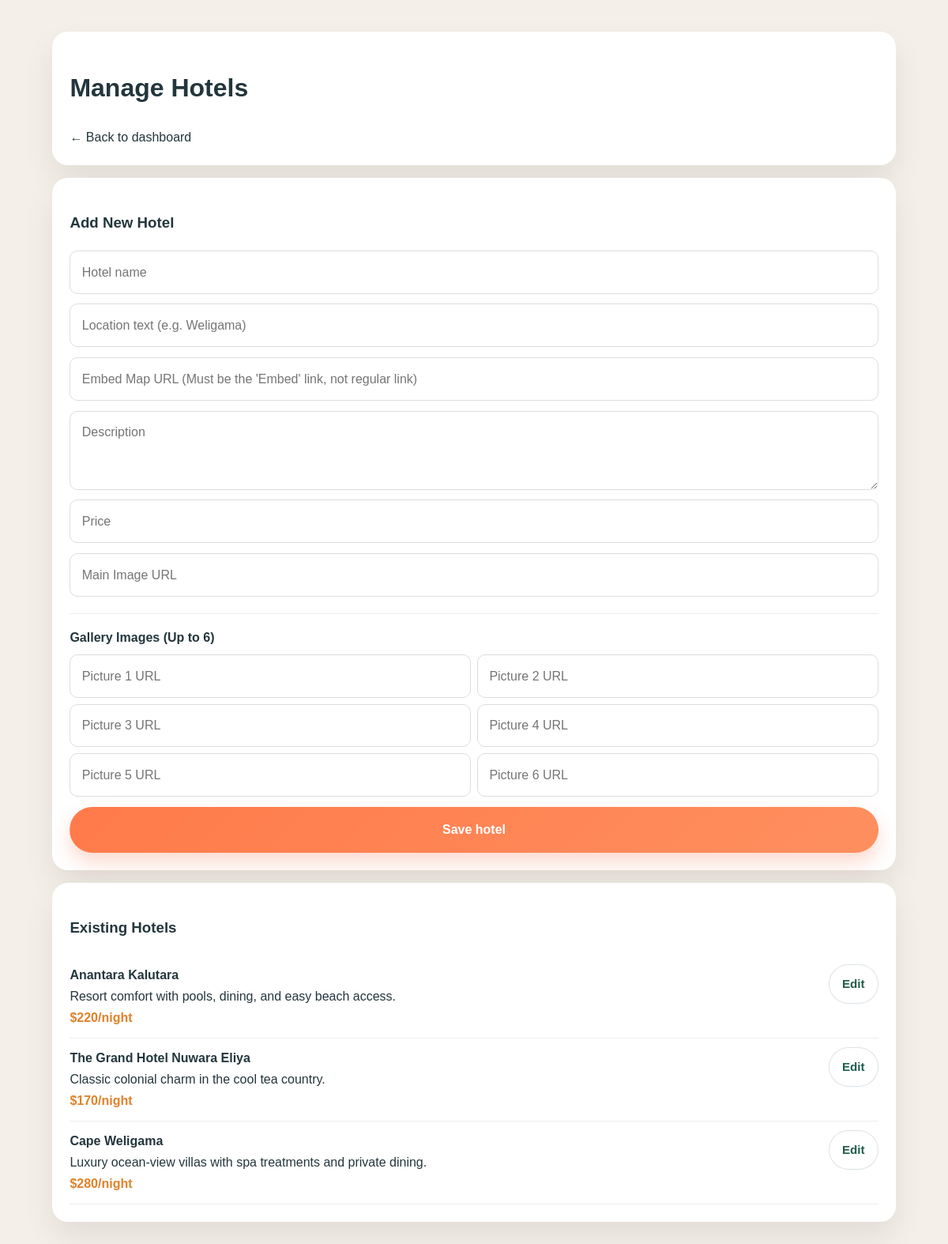
The page /admin/manage_hotels.php (signed in) on the database its author committed.
### tables this page shows
CREATE TABLE IF NOT EXISTS hotels (
  id INT AUTO_INCREMENT PRIMARY KEY,
  name VARCHAR(150) NOT NULL,
  description TEXT NOT NULL,
  price VARCHAR(50) NOT NULL,
  location VARCHAR(255) DEFAULT NULL,
  location_url TEXT DEFAULT NULL,
  image_url TEXT NOT NULL,
  gallery_urls TEXT DEFAULT NULL,
  created_at TIMESTAMP DEFAULT CURRENT_TIMESTAMP
);

### admin/manage_hotels.php (the view, shortened to what this page needs)
<?php
require '../config/database.php';
$edit_hotel = null;
$stmt = $conn->prepare('SELECT * FROM hotels ORDER BY id DESC');
$stmt->execute();
$result = $stmt->get_result();
?>
<!DOCTYPE html>
<html lang="en">
<head>
    <link rel="stylesheet" href="../assets/styles.css" />
</head>
<body>
    <div class="admin-wrap">
        <div class="panel"><h1>Manage Hotels</h1><a href="dashboard.php">← Back to dashboard</a></div>
        <div class="panel">
            <h3><?php echo $edit_hotel ? 'Edit Hotel' : 'Add New Hotel'; ?></h3>
            <form method="post" action="manage_hotels.php">
                <input type="text" name="name" placeholder="Hotel name" required value="<?php echo $edit_hotel ? htmlspecialchars($edit_hotel['name']) : ''; ?>" />
                <input type="text" name="location" placeholder="Location text (e.g. Weligama)" required value="<?php echo $edit_hotel ? htmlspecialchars($edit_hotel['location'] ?? '') : ''; ?>" />
                <input type="text" name="location_url" placeholder="Embed Map URL (Must be the 'Embed' link, not regular link)" value="<?php echo $edit_hotel ? htmlspecialchars($edit_hotel['location_url'] ?? '') : ''; ?>" />
                <textarea name="description" placeholder="Description" required><?php echo $edit_hotel ? htmlspecialchars($edit_hotel['description']) : ''; ?></textarea>
                <input type="text" name="price" placeholder="Price" required value="<?php echo $edit_hotel ? htmlspecialchars($edit_hotel['price']) : ''; ?>" />
                <input type="text" name="image_url" placeholder="Main Image URL" required value="<?php echo $edit_hotel ? htmlspecialchars($edit_hotel['image_url']) : ''; ?>" />
                <div style="border-top:1px solid #eee; padding-top:1rem; margin-top:0.5rem;">
                    <strong>Gallery Images (Up to 6)</strong>
                    <div style="display:grid; grid-template-columns:1fr 1fr; gap:0.5rem; margin-top:0.5rem;">
                        <?php
                        $existing_galleries = [];
                        for ($i = 1; $i <= 6; $i++) {
                            $val = isset($existing_galleries[$i-1]) ? htmlspecialchars($existing_galleries[$i-1]) : '';
                            echo '<input type="text" name="gallery_'.$i.'" placeholder="Picture '.$i.' URL" value="'.$val.'" />';
                        }
                        ?>
                    </div>
                </div>
                <button class="btn btn-primary" type="submit"><?php echo $edit_hotel ? 'Update hotel' : 'Save hotel'; ?></button>
            </form>
        </div>
        <div class="panel">
            <h3>Existing Hotels</h3>
            <?php while ($row = $result->fetch_assoc()) { ?>
                <div style="padding: 0.7rem 0; border-bottom: 1px solid #eee; display: flex; justify-content: space-between; align-items: flex-start;">
                    <div>
                        <strong><?php echo htmlspecialchars($row['name']); ?></strong><br /><?php echo htmlspecialchars($row['description']); ?> <br /><span style="color:#e0822a; font-weight:700;"><?php echo htmlspecialchars($row['price']); ?></span>
                    </div>
                    <a href="manage_hotels.php?edit_id=<?php echo $row['id']; ?>" class="btn btn-small btn-secondary">Edit</a>
                </div>
            <?php } ?>
        </div>
    </div>
</body>
</html>

### assets/styles.css (style rules this page uses)
:root { --primary: #1f5d4b; --primary-dark: #144134; --accent: #ff7a4a; --accent-soft: #ffe1cc; --gold: #f2b44f; --text: #23363d; --muted: #64707d; --surface: #f7f1e8; --border: rgba(31, 93, 75, 0.14); --shadow: 0 18px 45px rgba(31, 93, 75, 0.12); --radius: 24px; }
* { box-sizing: border-box; }
html { scroll-behavior: smooth; }
body { margin: 0; font-family: 'Inter', sans-serif; color: var(--text); background: #fdfcf9; line-height: 1.7; }
a { color: inherit; text-decoration: none; }
button, input, select, textarea { font: inherit; }
.btn { display: inline-flex; align-items: center; justify-content: center; gap: 0.4rem; padding: 0.9rem 1.4rem; border-radius: 999px; font-weight: 700; border: 1px solid transparent; transition: transform 0.2s ease, box-shadow 0.2s ease, background 0.2s ease; }
.btn-primary { background: linear-gradient(135deg, var(--accent), #ff8f5f); color: white; box-shadow: 0 12px 24px rgba(242, 107, 65, 0.25); }
.btn-secondary { background: white; color: var(--primary); border-color: rgba(31, 76, 107, 0.16); }
.btn-small { padding: 0.7rem 1rem; font-size: 0.95rem; }

### admin/manage_hotels.php (style rules this page uses)
body { background: #f4efe8; font-family: Arial, sans-serif; }
.admin-wrap { max-width: 1100px; margin: 40px auto; padding: 0 1rem 2rem; }
.panel { background: white; padding: 1.4rem; border-radius: 20px; box-shadow: 0 18px 38px rgba(0,0,0,0.08); margin-bottom: 1rem; }
form { display: grid; gap: 0.8rem; }
input, textarea { padding: 0.8rem 0.9rem; border: 1px solid #ddd; border-radius: 10px; }
textarea { min-height: 100px; }

### rows shown on the page
hotels: name "Anantara Kalutara", description "Resort comfort with pools, dining, and easy beach access.", price "$220/night"
hotels: name "The Grand Hotel Nuwara Eliya", description "Classic colonial charm in the cool tea country.", price "$170/night"
hotels: name "Cape Weligama", description "Luxury ocean-view villas with spa treatments and private dining.", price "$280/night"
